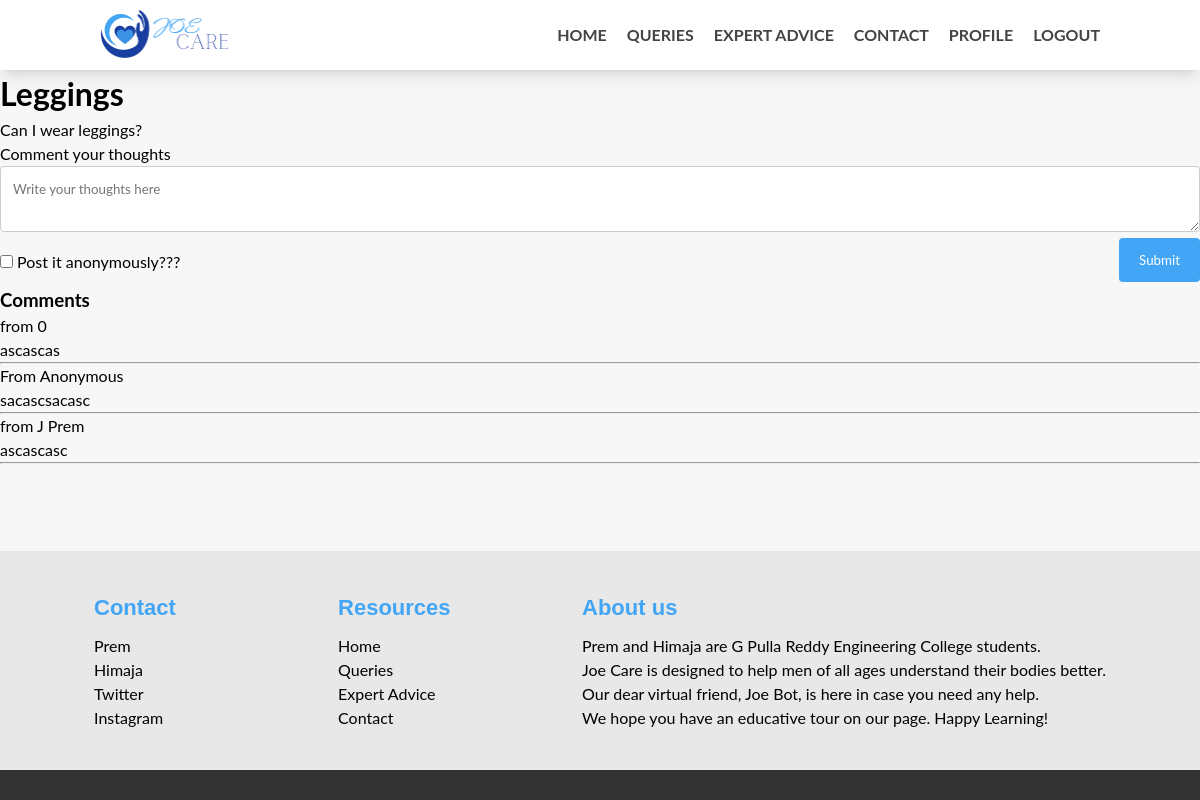
Screenshot of /querypost/1 (signed in) with the database file from the repository.
### tables this page shows
CREATE TABLE "ApprovePosts" (
	"id"	INTEGER NOT NULL UNIQUE,
	"userid"	INTEGER,
	"title"	TEXT NOT NULL,
	"desc"	TEXT NOT NULL,
	"anonymous"	TEXT NOT NULL,
	"name"	TEXT NOT NULL,
	"email"	TEXT NOT NULL,
	"age"	TEXT NOT NULL,
	"mod"	TEXT NOT NULL,
	"app"	TEXT NOT NULL,
	"ageres"	TEXT NOT NULL,
	PRIMARY KEY("id" AUTOINCREMENT)
);

CREATE TABLE "comments" (
	"id"	INTEGER NOT NULL UNIQUE,
	"postid"	INTEGER NOT NULL,
	"userid"	INTEGER NOT NULL,
	"user"	INTEGER NOT NULL,
	"email"	TEXT NOT NULL,
	"comment"	TEXT NOT NULL,
	"anony"	TEXT NOT NULL,
	PRIMARY KEY("id" AUTOINCREMENT)
);

### app.py (the view)
@app.route("/querypost/<int:postid>", methods = ['POST', 'GET'])
@login_required
def querypost(postid):
    records = get_post_postid(postid)
    comments = get_comments(postid)
    return render_template("querypost.html", logged = curr_user.get_user(), records = records, comments = comments)

### app.py (called while the page is built)
def get_post_postid(postid):
    con = sqlite3.connect("joecare.db")
    c = con.cursor()
    try:
        sql_select_query = "select * from approvePosts where id = ?;"
        c.execute(sql_select_query, (postid,))
        record = c.fetchall()
    finally:
        con.commit()
        c.close()
        con.close()
    return record

def get_comments(postid):
    con = sqlite3.connect("joecare.db")
    c = con.cursor()
    try:
        sql_select_query = "select * from comments where postid = ?;"
        c.execute(sql_select_query, (postid,))
        record = c.fetchall()
    finally:
        con.commit()
        c.close()
        con.close()
    return record

@login_manager.user_loader
def load_user(userid):
    return LoginUser(userid)

@app.before_request
def before_request():
    session.permanent = True
    app.permanent_session_lifetime = timedelta(minutes=20)
    session.modified = True
    g.user = current_user

    def get_user(self):
        return self.login

### templates/querypost.html (shortened to what this page needs)
<!doctype html>
<html>
<head>
	<link rel="stylesheet" href="{{url_for('static', filename = 'stylesheets/nav.css') }}" media="screen">
	<link rel="stylesheet" href="{{url_for('static', filename = 'stylesheets/footer.css') }}" media="screen">
	<link rel="stylesheet" href="{{url_for('static', filename = 'stylesheets/form.css') }}" media="screen">
</head>
<body>
	<header>
			<div class="wrapper">
				<div class="logo">
					<a href="/"><img src="{{url_for('static', filename = 'images/logo.png') }}" alt="Joe Care"></a>
				</div>
				<div class="navbar">
					<nav>
						<ul>
							<li><a href="/">Home</a></li>
							<li><a href="/query">Queries</a></li>
							<li><a href="/expert">Expert Advice</a></li>
							<li><a href="#foot">Contact</a></li>
							{% if logged == True %}
							<li><a href = "/profile">Profile</a></li>
							<li><a href = "/logout">Logout</a></li>
							{% else %}
							<li><a href = "/login">Login</a></li>
							{% endif %}
						</ul>
					</nav>
				</div>
			</div>
		</header>
	{% for record in records %}
		<h1>{{record[2]}}</h1>
		<p>{{record[3]}}</p>
	{% endfor %}
		<p>Comment your thoughts</p>
	<form action="{{url_for('comment', postid = records[0][0] )}}" method="post">
		<textarea name="comment" id="comment" placeholder="Write your thoughts here"></textarea>
		<input type="checkbox" id="anony" name="anony" value="True">
		<label for="vehicle1">Post it anonymously???</label>
		<input type="submit" name="submit">
	</form>
	<h3>Comments</h3>
	{% for comment in comments %}
	{% if comment[6] == "False" %}
		<p>from {{comment[3]}}</p>
	{% else %}
		<p>From Anonymous</p>
	{% endif %}
	<p>{{comment[5] }} </p>
	<hr>
	{% endfor %}
	<div class="container"></div>
<footer id="foot">
  <section class="ft-main">
    <div class="ft-main-item">
        <h2 class="ft-title" style="color: #42a5f5;">Contact</h2>
        <ul>
          <li><a href="https://www.linkedin.com/in/prem-jain801/" style="color: black">Prem</a></li>
          <li><a href="https://www.linkedin.com/in/k-naga-himaja/" style="color: black">Himaja</a></li>
          <li><a href="https://twitter.com/KNagaHimaja" style="color: black">Twitter</a></li>
          <li><a href="https://www.instagram.com/prem_jain_801/" style="color: black">Instagram</a></li>
        </ul>
      </div>
      <div class="ft-main-item">
        <h2 class="ft-title" style="color: #42a5f5;">Resources</h2>
        <ul>
          <li><a href="/" style="color: black">Home</a></li>
          <li><a href="/query" style="color: black">Queries</a></li>
          <li><a href="/expert" style="color: black">Expert Advice</a></li>
          <li><a href="#foot" style="color: black">Contact</a></li>
        </ul>
      </div>
    <div class="ft-main-item">
      <h2 class="ft-title" style="color: #42a5f5;">About us</h2>
      <ul style="color: black">
        <p style="text-align: justify;">Prem and Himaja are G Pulla Reddy Engineering College students.</p>
        <p style="text-align: justify;">Joe Care is designed to help men of all ages understand their bodies better.</p>
        <p style="text-align: justify;">Our dear virtual friend, Joe Bot, is here in case you need any help. </p>
        <p style="text-align: justify;">	We hope you have an educative tour on our page. Happy Learning!</p>
      </ul>
    </div>
  </section>
  <section class="ft-legal">
  </section>
</footer>
</body>
</html>

### static/stylesheets/nav.css (style rules this page uses)
*, *::before, *::after { box-sizing: border-box; line-height: 1.5em; }
html { font-size: 16px; scroll-behavior: smooth; -webkit-text-size-adjust: 100%; }
body { margin: 0; font-family: "Open Sans", sans-serif; background-color: #f7f7f7; }
header { background-color: #ffffff; box-shadow: 0 10px 15px -3px rgba(0, 0, 0, 0.1), 0 4px 6px -4px rgba(0, 0, 0, 0.1); padding: 10px 20px; }
header .wrapper { max-width: 1000px; margin: 0 auto; display: flex; flex-wrap: wrap; align-items: center; justify-content: space-between; }
header .logo img { height: 50px; display: block; }
.navbar { position: fixed; top: 0; left: 100%; margin: 0; width: 100%; height: 100%; background-color: white; padding: 20px; transition: left 0.3s; }
.navbar ul { all: unset; list-style-type: none; display: flex; flex-direction: column; align-items: center; gap: 25px; }
.navbar ul a { all: unset; color: #444444; text-transform: uppercase; cursor: pointer; font-weight: bold; font-size: 28px; }
.container { max-width: 900px; margin: 0 auto; padding: 30px; }
@media (min-width: 550px) { .navbar { all: unset; display: block; } }
@media (min-width: 550px) { .navbar ul { flex-direction: row; gap: 20px; } }
@media (min-width: 550px) { .navbar ul a { font-size: inherit; } }

### static/stylesheets/footer.css (style rules this page uses)
* { box-sizing: border-box; font-family: "Lato", sans-serif; margin: 0; padding: 0; }
ul { list-style: none; padding-left: 0; }
footer { background-color: #E8E8E8; color: #bbb; line-height: 1.5; }
footer a { text-decoration: none; color: #eee; }
.ft-title { color: #fff; font-family: "Arial"; font-size: 1.375rem; padding-bottom: 0.625rem; }
body { display: flex; min-height: 100vh; flex-direction: column; }
.container { flex: 1; }
.ft-main { padding: 1.25rem 1.875rem; display: flex; flex-wrap: wrap; }
@media only screen and (min-width: 29.8125rem ) { .ft-main { justify-content: space-evenly; } }
.ft-main-item { padding: 1.25rem; min-width: 12.5rem; }
.ft-legal { padding: 0.9375rem 1.875rem; background-color: #333; }

### static/stylesheets/form.css (style rules this page uses)
* { box-sizing: border-box; }
input[type=email], input[type=password],input[type=text], input[type=number], input[type=tel], input[type=date], textarea { width: 100%; padding: 12px; border: 1px solid #ccc; border-radius: 4px; resize: vertical; }
label { padding: 12px 12px 12px 0; display: inline-block; }
input[type=submit] { background-color: #42a5f5; color: white; padding: 12px 20px; border: none; border-radius: 4px; cursor: pointer; float: right; margin: 0 auto; text-align: center; }

### rows the page displays
ApprovePosts: title "Leggings", desc "Can I wear leggings?"
comments: user "0", comment "ascascas"
comments: anony "From Anonymous", comment "sacascsacasc"
comments: user "J Prem", comment "ascascasc"
